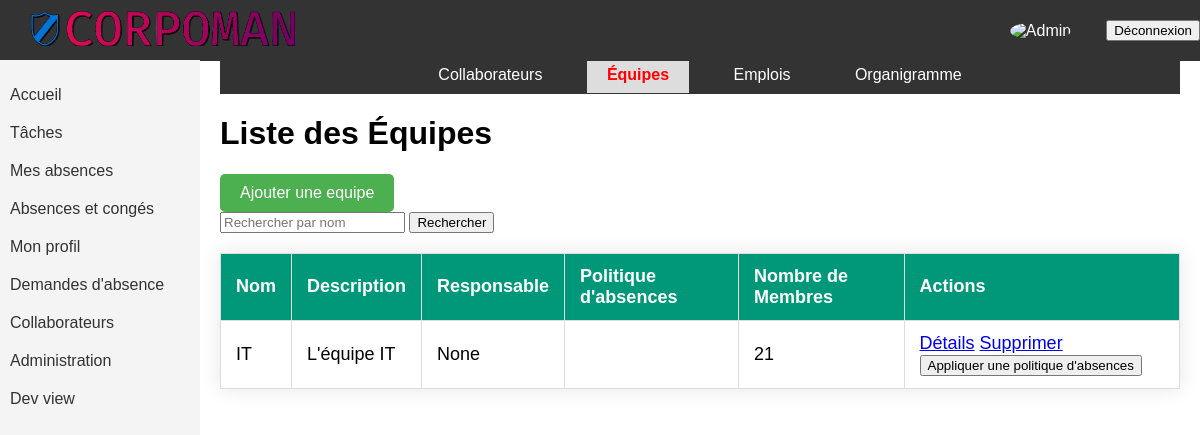
Page /equipes/ (signed in) on the earlier database version.
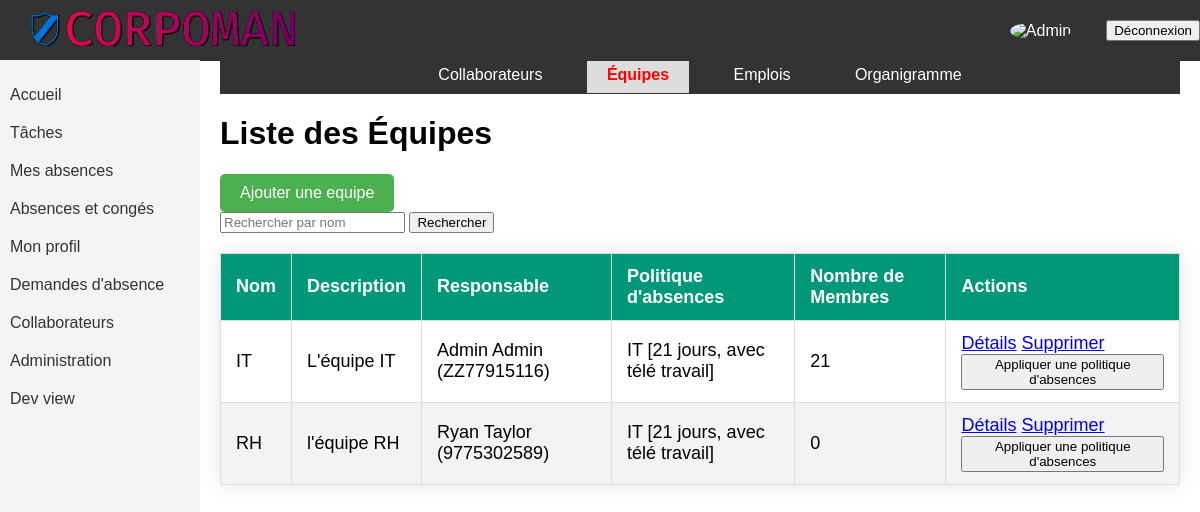
Same page on the later database version.
### corpoman/models.py (models this page shows, shortened)
class Equipe(models.Model):
    nom = models.CharField(max_length=100, verbose_name="Nom")
    description = models.TextField(verbose_name="Description")
    responsable = models.ForeignKey('Collaborateur', on_delete=models.CASCADE, verbose_name="Manager/Responsable",
                                    null=True)
    class Meta:
        verbose_name = "Équipe"
        verbose_name_plural = "Équipes"

class Collaborateur(models.Model):
    user = models.OneToOneField(User, on_delete=models.CASCADE, related_name='collaborateur', editable=False, null=True)
    prenom = models.CharField(max_length=100, verbose_name="Prénom")
    nom = models.CharField(max_length=100, verbose_name="Nom")
    avatar = models.ImageField(upload_to='avatars/', null=True, blank=True, validators=[validate_avatar])
    matricule = models.CharField(max_length=11, unique=True, default=generate_matricule, verbose_name="Matricule",
                                 editable=False)
    date_naissance = models.DateField(verbose_name="Date de naissance")
    GENRE_CHOICES = (
        ('M', 'Masculin'),
        ('F', 'Féminin'),
    )
    genre = models.CharField(max_length=10, choices=GENRE_CHOICES, verbose_name="Genre")
    nationalite = models.CharField(max_length=100, verbose_name="Nationalité")
    numero_telephone = models.CharField(max_length=20, verbose_name="Numéro de téléphone")
    adresse = models.CharField(max_length=255, verbose_name="Adresse")
    ville = models.CharField(max_length=100, verbose_name="Ville")
    code_postal = models.CharField(max_length=20, verbose_name="Code postal")
    departement = models.CharField(max_length=100, verbose_name="Département")
    pays = models.CharField(max_length=100, verbose_name="Pays")
    contact_urgence_nom = models.CharField(max_length=100,
                                           verbose_name="Nom de la personne à contacter en cas d'urgence")
    contact_urgence_telephone = models.CharField(max_length=20,
                                                 verbose_name="Téléphone de la personne à contacter en cas d'urgence")
    email_personnel = models.EmailField(verbose_name="Email Personnel")
    email_professionnel = models.EmailField(verbose_name="Email Professionnel")
    entite_juridique = models.ForeignKey('EntiteJuridique', on_delete=models.CASCADE,
                                         verbose_name="Entité Juridique associée à l'employé")
    date_anciennete = models.DateField(verbose_name="Date d'ancienneté")
    lieu_travail = models.ForeignKey('LieuTravail', on_delete=models.CASCADE, verbose_name="Lieu de travail")
    politique_conges = models.ForeignKey('PolitiqueAbsences', on_delete=models.CASCADE,
                                         verbose_name="Politique de congés")
    Equipe = models.ForeignKey('Equipe', on_delete=models.CASCADE, verbose_name="Équipe")
    contrat = models.ForeignKey('Contrat', on_delete=models.CASCADE, verbose_name="Contrat")
    emploi = models.ForeignKey('Emploi', on_delete=models.CASCADE, verbose_name="Emploi")
    manager = models.ForeignKey('self', on_delete=models.CASCADE, null=True, blank=True, verbose_name="Manager",
                                related_name='subordonnes')
    class Meta:
        verbose_name = "Collaborateur"
        verbose_name_plural = "Collaborateurs"
    def __str__(self):
        return f"{self.prenom} {self.nom} ({self.matricule})"

class PolitiqueAbsences(models.Model):
    nom = models.CharField(max_length=100, verbose_name="Nom")
    description = models.TextField(verbose_name="Description")
    compteur_absences = models.ForeignKey(
        'CompteurAbsences',
        on_delete=models.CASCADE,
        verbose_name="Compteur d'absences"
    )
    class Meta:
        verbose_name = "Politique d'absences"
        verbose_name_plural = "Politiques d'absences"
    def __str__(self):
        return f"{self.nom} [{self.compteur_absences}]"

class CompteurAbsences(models.Model):
    NOM_CHOICES = (
        ('solde_fixe', 'Solde fixe'),
        ('heures_supplementaires', 'Heures supplémentaires'),
        ('sur_base_heures_travaillees', 'Sur la base des heures travaillées'),
    )
    nom = models.CharField(max_length=100, verbose_name="Nom")
    type_compteur = models.CharField(
        max_length=50,
        choices=NOM_CHOICES,
        verbose_name="Type de compteur"
    )
    types_absences_autorises = models.ManyToManyField(
        'TypeAbsence',
        verbose_name="Liste de types d'absences autorisés"
    )
    cycle = models.ForeignKey(
        'Cycle',
        on_delete=models.CASCADE,
        verbose_name="Cycle"
    )
    configuration = models.ForeignKey(
        'Configuration',
        on_delete=models.CASCADE,
        verbose_name="Configuration"
    )
    class Meta:
        verbose_name = "Compteur d'absences"
        verbose_name_plural = "Compteurs d'absences"
    def __str__(self):
        return str(self.nom)

### corpoman/views.py (the view)
# urls.py: path('equipes/', equipes_list, name='equipes-list'),
@login_required
def equipes_list(request):
    query = request.GET.get('query')
    equipes = Equipe.objects.all()
    politiques_absences = PolitiqueAbsences.objects.all()
    if query:
        equipes = equipes.filter(nom__icontains=query)
    return render(request, 'equipes/equipe.html',
                  {'equipes': equipes, 'query': query, 'politiques_absences': politiques_absences})

### corpoman/templates/equipes/equipe.html (shortened to what this page needs)
{% extends 'base.html' %}
{% block content %}
<div class="navbarCollaborateurs">
    <ul>
        <li><a href="{% url 'liste_collaborateurs' %}" class="{% if request.path == '/collaborateurs/' %}active{% endif %}">Collaborateurs</a></li>
        <li><a href="{% url 'equipes-list' %}" class="{% if 'equipes' in request.path %}active{% endif %}">Équipes</a></li>
        <li><a href="{% url 'emploi-list' %}" class="{% if 'emplois' in request.path %}active{% endif %}">Emplois</a></li>
        <li><a href="{% url 'organigramme' %}" class="{% if 'organigramme' in request.path %}active{% endif %}">Organigramme</a></li>
    </ul>
</div>
    <h1>Liste des Équipes</h1>
    <a  href="{% url 'ajouter_equipe'%}" class="button-link">Ajouter une equipe</a>
    <form method="GET">
        <input type="text" name="query" placeholder="Rechercher par nom">
        <button type="submit">Rechercher</button>
    </form>
    <table class="collaborateurs-table">
        <thead>
            <tr>
                <th>Nom</th>
                <th>Description</th>
                <th>Responsable</th>
                <th>Politique d'absences</th>
                <th>Nombre de Membres</th>
                <th>Actions</th>
            </tr>
        </thead>
        <tbody>
            {% for equipe in equipes %}
                <tr>
                    <td>{{ equipe.nom }}</td>
                    <td>{{ equipe.description }}</td>
                    <td>{{ equipe.responsable }}</td>
                    <td>{{ equipe.responsable.politique_conges }}</td>
                    <td>{{ equipe.collaborateur_set.count }}</td>
                    <td>
                        <a href="{% url 'modifier_equipe' pk=equipe.pk %}">Détails</a>
                        <a href="{% url 'supprimer_equipe' pk=equipe.pk %}">Supprimer</a>
                        <button class="appliquer-politique" data-equipe-id="{{ equipe.pk }}" onclick="openPopup()">Appliquer une politique d'absences</button>
                    </td>
                </tr>
            {% endfor %}
        </tbody>
    </table>
{% endblock %}

Differences in the rows shown:
changed Equipe "IT": responsable "None" → "Admin Admin (ZZ77915116)"; responsable.politique_conges (not shown) → "IT [21 jours, avec télé travail]"
added Equipe: nom "RH", description "l'équipe RH", responsable "Ryan Taylor (9775302589)", responsable.politique_conges "IT [21 jours, avec télé travail]", collaborateur_set.count "0"
